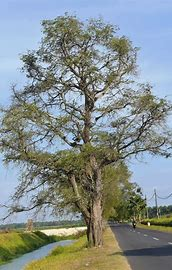
#> input picture Praktikum Deteksi Tepi (Sobel)/pohon.jpg, 172 x 270 px, found by its file name
$ python sobel.py
#> lines starting #> are read from the running program, lines starting #| are printed output that depends on the picture
import imageio as img
import numpy as np
import matplotlib.pyplot as plt

# Membaca gambar
image = img.imread(r'C:\Users\ASUS\Documents\Smester 5\Pengolahan citra digital\Praktikum Deteksi Tepi (Sobel)\pohon.jpg', mode='F')
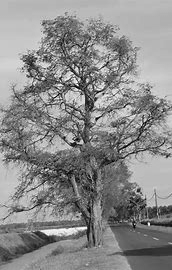
#> image: shape (270, 172) float32; min 0.228, max 254.1, mean 139.2

# Sobel kernel untuk deteksi tepi
sobelX = np.array([
    [-1, 0, 1],
    [-2, 0, 2],
    [-1, 0, 1]
])

sobelY = np.array([
    [-1, -2, -1],
    [ 0,  0,  0],
    [ 1,  2,  1]
])

# Menambahkan padding pada gambar
imgPad = np.pad(image, pad_width=1, mode='constant', constant_values=0)
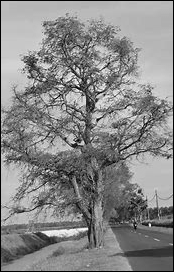
#> imgPad: shape (272, 174) float32; min 0, max 254.1, mean 136.6

# Matriks kosong untuk hasil gradient
Gx = np.zeros_like(image)
Gy = np.zeros_like(image)

for y in range(1, imgPad.shape[0] - 1):
    for x in range(1, imgPad.shape[1] - 1):
        area = imgPad[y-1:y+2, x-1:x+2]
        Gx[y-1, x-1] = np.sum(area * sobelX)
        Gy[y-1, x-1] = np.sum(area * sobelY)
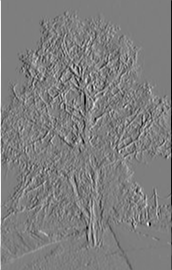
#> Gx: shape (270, 172) float32; min -825.6, max 840.1, mean -0.4; drawn with min black and max white
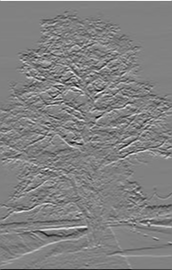
#> Gy: shape (270, 172) float32; min -869.6, max 845.9, mean -0.7; drawn with min black and max white

# Menghitung magnitudo gradien
G = np.sqrt(Gx**2 + Gy*2)
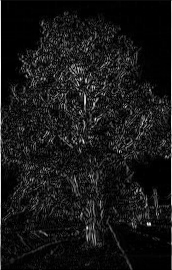
#> G: shape (270, 172) float32; 10.16% of the values are NaN or infinite; the others: min 0, max 840.1, mean 87.01; drawn with min black, max white, NaN and infinite black
G = (G / G.max()) * 255
#> G: shape (270, 172) float32; every value is NaN or infinite
G = np.clip(G, 0, 255)
G = G.astype(np.uint8)
#> G: shape (270, 172); every value is 0

# Menampilkan hasil
plt.figure(figsize=(10, 10))

plt.subplot(2, 2, 1)
plt.imshow(image, cmap='gray')
plt.title("Original Image")

plt.subplot(2, 2, 2)
plt.imshow(Gx, cmap='gray')
plt.title("Gradient X")

plt.subplot(2, 2, 3)
plt.imshow(Gy, cmap='gray')
plt.title("Gradient Y")

plt.subplot(2, 2, 4)
plt.imshow(G, cmap='gray')
plt.title("Gradient Magnitude")

plt.show()
